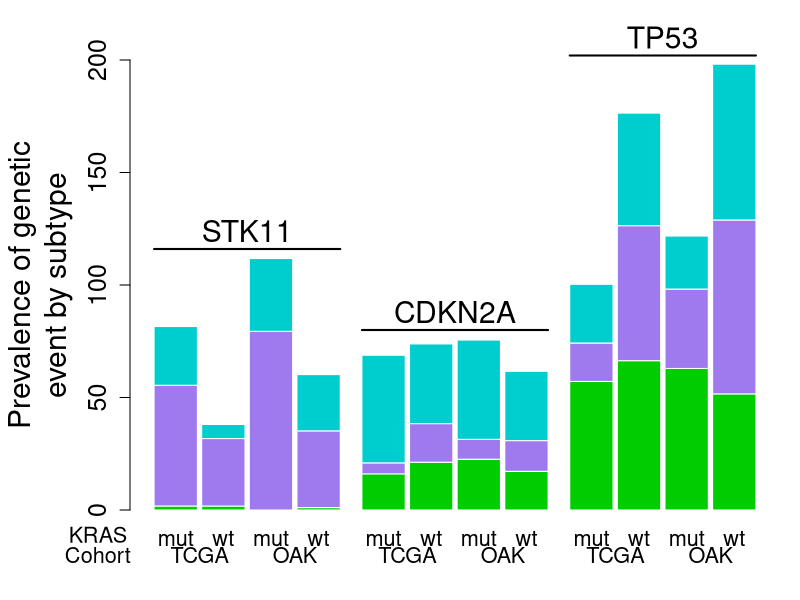

Write the R code that produced this figure.
data <- read.table("../data/TCGA_KRASmut_subtypes.tsv", sep="\t", header=TRUE, check.names=FALSE)
data <- data[!data$Subtype %in% "unclassified",]
data$Subtype <- factor(data$Subtype, levels=c("MES", "PRO", "MUC"))
prev <- table(data$Subtype, data$STK11_mutation_or_homozygous_loss)
fisher.test(rbind(prev["PRO", ], colSums(prev[c("MUC", "MES"), ])), alternative="greater")$p.value
prev.STK11 <- prop.table(prev, 1)[,"ALT"]*100
prev <- table(data$Subtype, data$CDKN2A_mutation_or_homozygous_loss)
fisher.test(rbind(prev["MUC", ], colSums(prev[c("PRO", "MES"), ])), alternative="greater")$p.value
prev.CDKN2A <- prop.table(prev, 1)[,"ALT"]*100
prev <- table(data$Subtype, data$TP53_mutation_or_homozygous_loss)
fisher.test(rbind(prev["MES", ], colSums(prev[c("MUC", "PRO"), ])), alternative="greater")$p.value
prev.TP53 <- prop.table(prev, 1)[,"ALT"]*100
prev <- table(data$Subtype, data$NKX2.1_amplification)
fisher.test(rbind(prev["MUC", ], colSums(prev[c("PRO", "MES"), ])), alternative="less")$p.value
prev.TCGAmut <- c(prev.STK11, prev.CDKN2A, prev.TP53)

data <- read.table("../data/TCGA_KRASwt_subtypes.tsv", sep="\t", header=TRUE, check.names=FALSE)
data <- data[!data$Subtype %in% "unclassified",]
data$Subtype <- factor(data$Subtype, levels=c("MES", "PRO", "MUC"))
prev <- table(data$Subtype, data$STK11_mutation_or_homozygous_loss)
fisher.test(rbind(prev["PRO", ], colSums(prev[c("MUC", "MES"), ])), alternative="greater")$p.value
prev.STK11 <- prop.table(prev, 1)[,"ALT"]*100
prev <- table(data$Subtype, data$CDKN2A_mutation_or_homozygous_loss)
fisher.test(rbind(prev["MUC", ], colSums(prev[c("PRO", "MES"), ])), alternative="greater")$p.value
prev.CDKN2A <- prop.table(prev, 1)[,"ALT"]*100
prev <- table(data$Subtype, data$TP53_mutation_or_homozygous_loss)
fisher.test(rbind(prev["MES", ], colSums(prev[c("MUC", "PRO"), ])), alternative="greater")$p.value
prev.TP53 <- prop.table(prev, 1)[,"ALT"]*100
prev <- table(data$Subtype, data$NKX2.1_amplification)
fisher.test(rbind(prev["MUC", ], colSums(prev[c("PRO", "MES"), ])), alternative="less")$p.value
prev.TCGAwt <- c(prev.STK11, prev.CDKN2A, prev.TP53)

data <- read.table("../data/OAK_KRASmut_subtypes.tsv", sep="\t", header=TRUE, check.names=FALSE)
data <- data[!data$Subtype %in% "unclassified",]
data$Subtype <- factor(data$Subtype, levels=c("MES", "PRO", "MUC"))
prev <- table(data$Subtype, data$STK11_mutation_or_homozygous_loss)
fisher.test(rbind(prev["PRO", ], colSums(prev[c("MUC", "MES"), ])), alternative="greater")$p.value
prev.STK11 <- prop.table(prev, 1)[,"ALT"]*100
prev <- table(data$Subtype, data$CDKN2A_mutation_or_homozygous_loss)
fisher.test(rbind(prev["MUC", ], colSums(prev[c("PRO", "MES"), ])), alternative="greater")$p.value
prev.CDKN2A <- prop.table(prev, 1)[,"ALT"]*100
prev <- table(data$Subtype, data$TP53_mutation_or_homozygous_loss)
fisher.test(rbind(prev["MES", ], colSums(prev[c("MUC", "PRO"), ])), alternative="greater")$p.value
prev.TP53 <- prop.table(prev, 1)[,"ALT"]*100
prev <- table(data$Subtype, data$NKX2.1_amplification)
fisher.test(rbind(prev["MUC", ], colSums(prev[c("PRO", "MES"), ])), alternative="less")$p.value
prev.OAKmut <- c(prev.STK11, prev.CDKN2A, prev.TP53)

data <- read.table("../data/OAK_KRASwt_subtypes.tsv", sep="\t", header=TRUE, check.names=FALSE)
data <- data[!data$Subtype %in% "unclassified",]
data$Subtype <- factor(data$Subtype, levels=c("MES", "PRO", "MUC"))
prev <- table(data$Subtype, data$STK11_mutation_or_homozygous_loss)
fisher.test(rbind(prev["PRO", ], colSums(prev[c("MUC", "MES"), ])), alternative="greater")$p.value
prev.STK11 <- prop.table(prev, 1)[,"ALT"]*100
prev <- table(data$Subtype, data$CDKN2A_mutation_or_homozygous_loss)
fisher.test(rbind(prev["MUC", ], colSums(prev[c("PRO", "MES"), ])), alternative="greater")$p.value
prev.CDKN2A <- prop.table(prev, 1)[,"ALT"]*100
prev <- table(data$Subtype, data$TP53_mutation_or_homozygous_loss)
fisher.test(rbind(prev["MES", ], colSums(prev[c("MUC", "PRO"), ])), alternative="greater")$p.value
prev.TP53 <- prop.table(prev, 1)[,"ALT"]*100
prev <- table(data$Subtype, data$NKX2.1_amplification)
fisher.test(rbind(prev["MUC", ], colSums(prev[c("PRO", "MES"), ])), alternative="less")$p.value
prev.OAKwt <- c(prev.STK11, prev.CDKN2A, prev.TP53)

prev <- rbind(prev.TCGAmut[1:3], prev.TCGAwt[1:3], prev.OAKmut[1:3], prev.OAKwt[1:3],
					prev.TCGAmut[4:6], prev.TCGAwt[4:6], prev.OAKmut[4:6], prev.OAKwt[4:6],	
					prev.TCGAmut[7:9], prev.TCGAwt[7:9], prev.OAKmut[7:9], prev.OAKwt[7:9])
rownames(prev) <- rep(c("mut", "wt", "mut", "wt"),3)
prev <- t(prev)

pdf("../figures/FigS2_TCGAOAK_GeneticEnrichment_PerKRASstatus.pdf", width=8.5, height=6.5)
par(mar=c(4.5, 6.5, 3, 1), xpd=TRUE)
bp <- barplot(prev, xlab="", ylab="Prevalence of genetic\nevent by subtype", col=c("green3", "mediumpurple2", "cyan3"), 
			cex.axis=1.5, cex.lab=1.8, cex.names=1.3, ylim=c(0,200), border=FALSE, space=c(rep(0.1,4),0.5,rep(0.1,3),0.5,rep(0.1,3)))
text(x=(bp[1]+bp[2])/2, y=-20, labels="TCGA", cex=1.3)
text(x=(bp[3]+bp[4])/2, y=-20, labels="OAK", cex=1.3)
text(x=(bp[5]+bp[6])/2, y=-20, labels="TCGA", cex=1.3)
text(x=(bp[7]+bp[8])/2, y=-20, labels="OAK", cex=1.3)
text(x=(bp[9]+bp[10])/2, y=-20, labels="TCGA", cex=1.3)
text(x=(bp[11]+bp[12])/2, y=-20, labels="OAK", cex=1.3)

lines(x=c(bp[1]-0.5,bp[4]+0.5), y=rep(116,2), lwd=2)
text(x=(bp[1]+bp[4])/2, y=124, labels="STK11", cex=1.8)
lines(x=c(bp[5]-0.5,bp[8]+0.5), y=rep(80,2), lwd=2)
text(x=(bp[5]+bp[8])/2, y=88, labels="CDKN2A", cex=1.8)
lines(x=c(bp[9]-0.5,bp[12]+0.5), y=rep(202,2), lwd=2)
text(x=(bp[9]+bp[12])/2, y=210, labels="TP53", cex=1.8)
text(x=-1.2, y=-11, labels="KRAS", cex=1.3)
text(x=-1.2, y=-20, labels="Cohort", cex=1.3)
dev.off()
